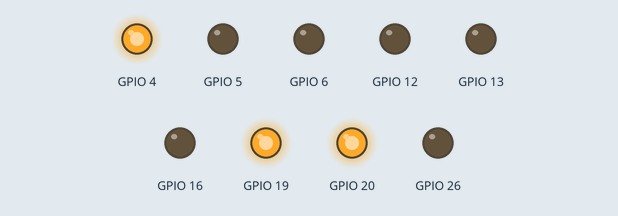
Bench run of a program on a simulated Raspberry Pi (BCM pin numbers). Parts: output pins drawn as LEDs (lit = HIGH). The clock reads 2024-03-15 10:24:30 at power-on unless the program sets it.

Above: at 0.05 s.
At 8.96 s:
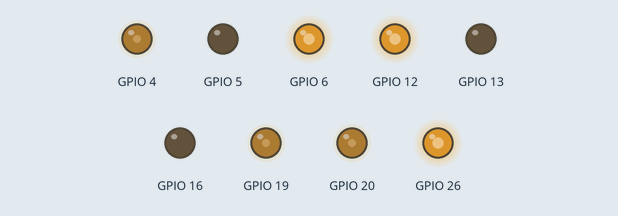
At 12.81 s:
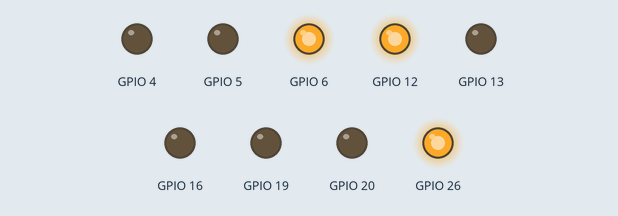
At 17.96 s:
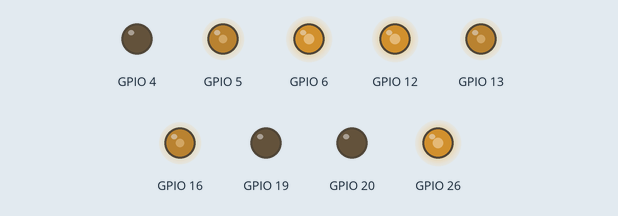
At 25.62 s:
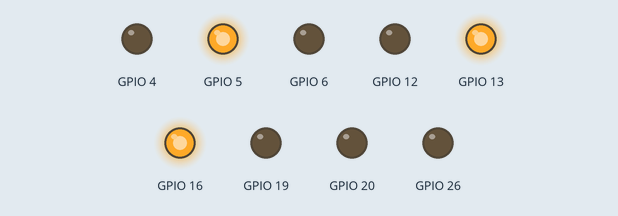
At 35.98 s:
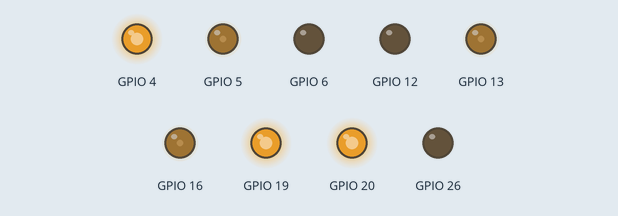
Timing chart, 0 to 40.0 s (numbered marks = the images above):
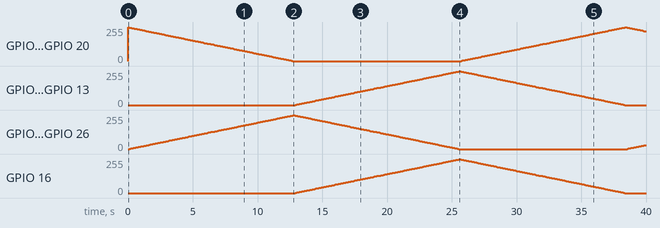

The program:

rgb_led_startup_controller.py
```python
"""
Script to cycle (3) RGB LEDs through the available range
of colors for 1 minute, after which rgb_led_mode_controller.py
is called, setting the LEDs to a default of RED.

Andrew Smith (2017)
"""

import random, time
import RPi.GPIO as GPIO
import colorsys
import os

GPIO.setmode(GPIO.BCM)
GPIO.setwarnings(False)

def color_wheel(pos):

    if pos < 0:
        pos = 0

    if pos > 384:
        pos = 384

    if pos < 128:
        r = 127 - pos % 128
        g = pos % 128
        b = 0

    elif pos < 256:
        g = 127 - pos % 128
        b = pos % 128
        r = 0

    else:
        b = 127 - pos % 128
        r = pos % 128
        g = 0

    return r, g, b

def cycle_color():

	RED1 = GPIO.PWM(20, 100)
	RED1.start(100)
	GREEN1 = GPIO.PWM(12, 100)
	GREEN1.start(100)
	BLUE1 = GPIO.PWM(16, 100)
	BLUE1.start(100)
	RED2 = GPIO.PWM(4, 100)
	RED2.start(100)
	GREEN2 = GPIO.PWM(6, 100)
	GREEN2.start(100)
	BLUE2 = GPIO.PWM(5, 100)
	BLUE2.start(100)
	RED3 = GPIO.PWM(19, 100)
	RED3.start(100)
	GREEN3 = GPIO.PWM(26, 100)
	GREEN3.start(100)
	BLUE3 = GPIO.PWM(13, 100)
	BLUE3.start(100)

    timeout = time.time() + 60
    while time.time() < timeout:
        for pos in range(0,384):
            r, g, b = color_wheel(pos)
            RED1.ChangeDutyCycle((r/128.0)*100.0)
            RED2.ChangeDutyCycle((r/128.0)*100.0)
            RED3.ChangeDutyCycle((r/128.0)*100.0)
            GREEN1.ChangeDutyCycle((g/128.0)*100.0)
            GREEN2.ChangeDutyCycle((g/128.0)*100.0)
            GREEN3.ChangeDutyCycle((g/128.0)*100.0)
            BLUE1.ChangeDutyCycle((b/128.0)*100.0)
            BLUE2.ChangeDutyCycle((b/128.0)*100.0)
            BLUE3.ChangeDutyCycle((b/128.0)*100.0)
            time.sleep(.1)

def main():

    L1_PINS = [20, 12, 16]
    L2_PINS = [4, 6, 5]
    L3_PINS = [19, 26, 13]

    for i in range(0, 3):
        GPIO.setup(L1_PINS[i], GPIO.OUT)
        GPIO.setup(L2_PINS[i], GPIO.OUT)
        GPIO.setup(L3_PINS[i], GPIO.OUT)

    cycle_color()
    os.system("python rgb_led_mode_controller.py r")

if __name__ == '__main__':
    main()
```

Measured:
- by itself, GPIO 5, GPIO 13, GPIO 16: rises from 0/255 to 253/255 in 12.6 s, then falls to 0/255 in 12.8 s
- by itself, GPIO 6, GPIO 12, GPIO 26: 0/255 → 2/255 at 0.10 s, → 4/255 0.10 s later, → 6/255 0.10 s later, → 8/255 0.10 s later, … (269 changes in this stretch)
- by itself, GPIO 4, GPIO 19, GPIO 20: 0/255 → 253/255 at 0.00 s, → 251/255 0.10 s later, → 249/255 0.10 s later, → 247/255 0.10 s later, … (270 changes in this stretch)
